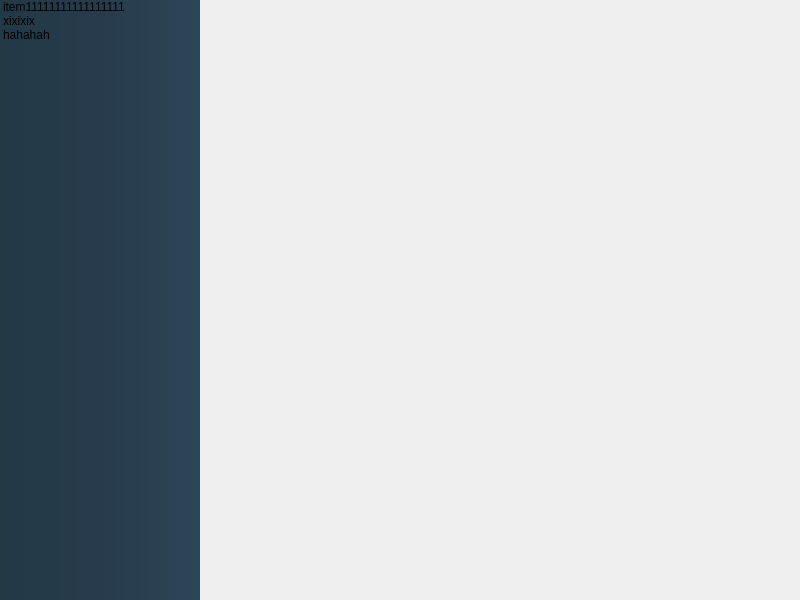
<?xml version="1.0" encoding="UTF-8"?>
<ui version="4.0">
 <class>MainWindow</class>
 <widget class="QMainWindow" name="MainWindow">
  <property name="geometry">
   <rect>
    <x>0</x>
    <y>0</y>
    <width>800</width>
    <height>600</height>
   </rect>
  </property>
  <property name="windowTitle">
   <string>MainWindow</string>
  </property>
  <widget class="QWidget" name="centralwidget">
   <widget class="QListWidget" name="listWidget">
    <property name="geometry">
     <rect>
      <x>0</x>
      <y>0</y>
      <width>200</width>
      <height>600</height>
     </rect>
    </property>
    <property name="styleSheet">
     <string notr="true">background-color:qlineargradient(spread:pad, x1:0, y1:1, x2:1, y2:1, stop:0 #223946,stop:0.5 #273b4c ,stop:1 #2d4657);border : 0px, solid, gray</string>
    </property>
    <item>
     <property name="text">
      <string>item11111111111111111</string>
     </property>
     <property name="icon">
      <iconset>
       <normaloff>import.png</normaloff>import.png</iconset>
     </property>
    </item>
    <item>
     <property name="text">
      <string>xixixix</string>
     </property>
    </item>
    <item>
     <property name="text">
      <string>hahahah</string>
     </property>
     <property name="background">
      <brush brushstyle="NoBrush">
       <color alpha="255">
        <red>150</red>
        <green>0</green>
        <blue>0</blue>
       </color>
      </brush>
     </property>
     <property name="foreground">
      <brush brushstyle="NoBrush">
       <color alpha="255">
        <red>150</red>
        <green>0</green>
        <blue>0</blue>
       </color>
      </brush>
     </property>
    </item>
   </widget>
  </widget>
  <widget class="QMenuBar" name="menubar">
   <property name="geometry">
    <rect>
     <x>0</x>
     <y>0</y>
     <width>800</width>
     <height>22</height>
    </rect>
   </property>
  </widget>
 </widget>
 <resources/>
 <connections/>
</ui>
